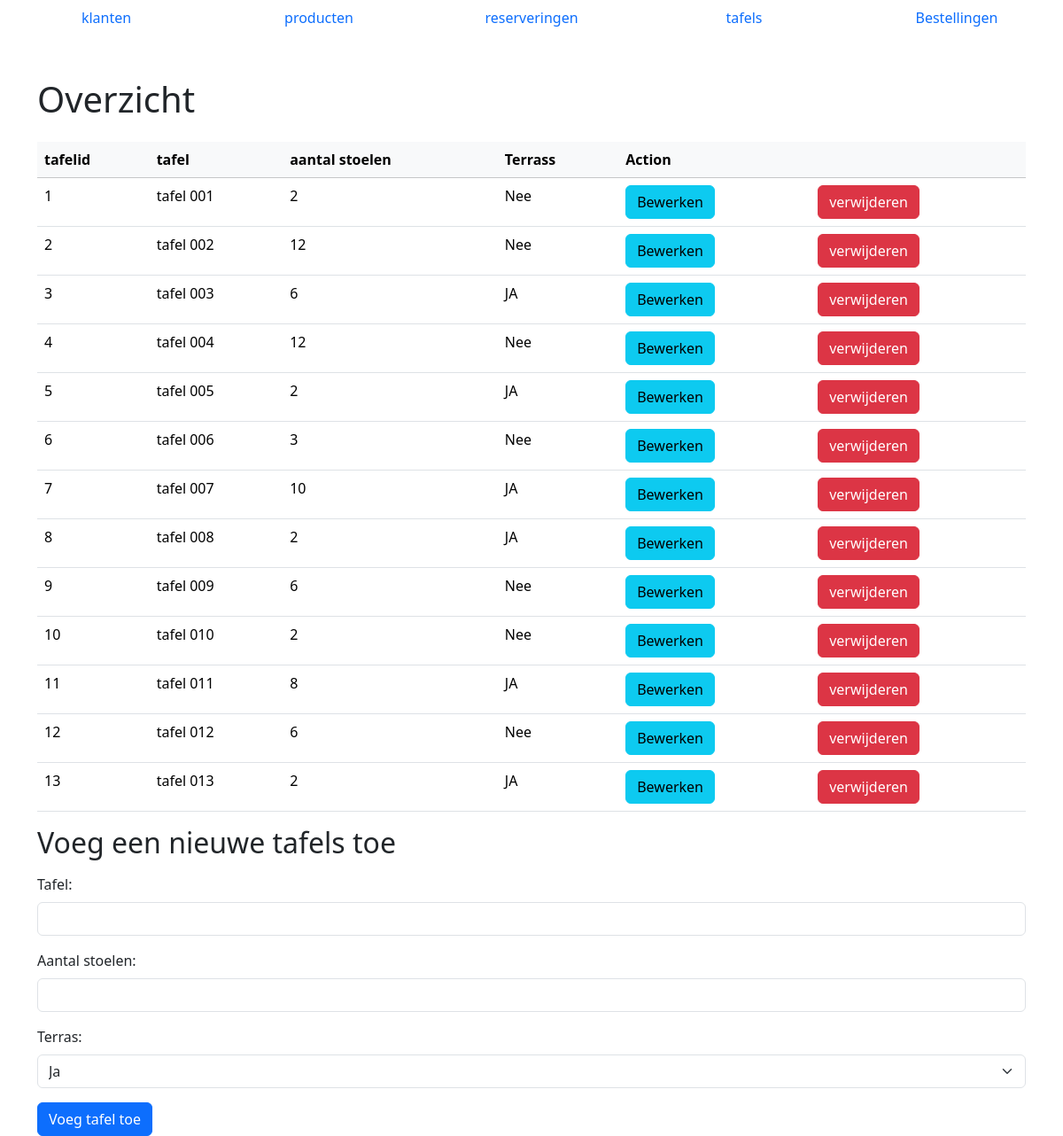
The page /restaurant/tafel-overzicht.php on the database its author committed.
### tables this page shows
CREATE TABLE `restaurant` (
  `TafelId` int(11) NOT NULL,
  `tafel` varchar(50) NOT NULL,
  `stoelen` int(11) NOT NULL,
  `terras` varchar(10) NOT NULL
);

### db.php (called while the page is built, shortened)
<?php
class db
{
    private $dbh;
    public function __construct($db, $host = "localhost:3306", $user = "root", $pass = "")
    {
        try {
            $this->dbh = new PDO("mysql:host=$host;dbname=$db", $user, $pass);
            $this->dbh->setAttribute(PDO::ATTR_ERRMODE, PDO::ERRMODE_EXCEPTION);
        } catch (PDOException $e) {
            die("Connection failed: " . $e->getMessage());
        }
    }
    public function run($sql, $args = NULL)
    {
        $stmt = $this->dbh->prepare($sql);
        $stmt->execute($args);
        return $stmt;
    }
}
$mydb = new db("cascade");

### restaurant/tafel.php (called while the page is built, shortened)
<?php
include_once('../db.php');
class Restaurant
{
    protected $db;
    private $table = "restaurant";
    public function __construct()
    {
        global $mydb;
        $this->db = $mydb;
    }
    public function selectAll()
    {
        $sql = "SELECT * FROM $this->table";
        $stmt = $this->db->run($sql);
        $result = $stmt->fetchAll(PDO::FETCH_ASSOC);
        return $result;
    }
}
?>

### restaurant/tafel-overzicht.php (the view, shortened to what this page needs)
<?php
include_once('./tafel.php');
$restaurant = new Restaurant();
?>
<!DOCTYPE html>
<html lang="nl">
<head>
    <link href="https://cdn.jsdelivr.net/npm/bootstrap@5.3.2/dist/css/bootstrap.min.css" rel="stylesheet">
</head>
<body>
<nav id="navbar"></nav>
    <div class="container">
        <h1 class="mt-5 mb-4">Overzicht</h1>
        <table class="table">
            <thead>
                <tr>
                    <th class='table-light'>tafelid</th>
                    <th class='table-light'>tafel</th>
                    <th class='table-light'>aantal stoelen</th>
                    <th class='table-light'>Terrass</th>
                    <th class='table-light' colspan='2'>Action</th>
                </tr>
            </thead>
            <tbody>
                <?php
                $restauranten = $restaurant->selectAll();
                foreach ($restauranten as $restaurant) {
                    echo "<tr>";
                    echo "<td>" . $restaurant['TafelId'] . "</td>";
                    echo "<td>" . $restaurant['tafel'] . "</td>";
                    echo "<td>" . $restaurant['stoelen'] . "</td>";
                    echo "<td>" . $restaurant['terras'] . "</td>";
                    echo "<td><a href='update_tafel.php?TafelId={$restaurant['TafelId']}' class='btn btn-info'>Bewerken</a></td>";
                    echo "<td><a href='delete_tafel.php?TafelId={$restaurant['TafelId']}' class='btn btn-danger'>verwijderen</a></td>";
                    echo "</tr>";
                }
                ?>
            </tbody>
        </table>
        <h2 class="mb-3">Voeg een nieuwe tafels toe</h2>
        <form method="post">
            <div class="mb-3">
                <label for="tafel" class="form-label">Tafel:</label>
                <input type="text" id="tafel" name="tafel" class="form-control" required>
            </div>
            <div class="mb-3">
                <label for="stoel" class="form-label">Aantal stoelen:</label>
                <input type="number" id="stoel" name="stoel" class="form-control" required>
            </div>
            <div class="mb-3">
                <label for="terras" class="form-label">Terras:</label>
                <select class="form-select" name="terras" id="terras">
                    <option value="JA">Ja</option>
                </select>
            </div>
            <button type="submit" class="btn btn-primary">Voeg tafel toe</button>
            <br>
        </form>
    </div>
</body>
</html>

### rows shown on the page
restaurant: TafelId "1", tafel "tafel 001", stoelen "2", terras "Nee"
restaurant: TafelId "2", tafel "tafel 002", stoelen "12", terras "Nee"
restaurant: TafelId "3", tafel "tafel 003", stoelen "6", terras "JA"
restaurant: TafelId "4", tafel "tafel 004", stoelen "12", terras "Nee"
restaurant: TafelId "5", tafel "tafel 005", stoelen "2", terras "JA"
restaurant: TafelId "6", tafel "tafel 006", stoelen "3", terras "Nee"
restaurant: TafelId "7", tafel "tafel 007", stoelen "10", terras "JA"
restaurant: TafelId "8", tafel "tafel 008", stoelen "2", terras "JA"
restaurant: TafelId "9", tafel "tafel 009", stoelen "6", terras "Nee"
restaurant: TafelId "10", tafel "tafel 010", stoelen "2", terras "Nee"
restaurant: TafelId "11", tafel "tafel 011", stoelen "8", terras "JA"
restaurant: TafelId "12", tafel "tafel 012", stoelen "6", terras "Nee"
restaurant: TafelId "13", tafel "tafel 013", stoelen "2", terras "JA"
